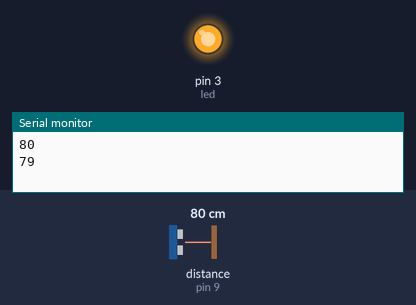
Bench run of a sketch on a simulated Arduino Uno, built with avr-gcc and run on an emulated ATmega328P. Shown: output pins drawn as LEDs (lit = HIGH), the last lines printed to the serial monitor. Wiring (inferred from the names in the program): ultrasonic range finder: trigger pin 10; echo pin 9. Dashed ring = blinking. The test bench sets the inputs (shaded band); at power-on: distance to the obstacle (sensor on pin 9) 80 cm. The echo pulse lasts 58.3 µs per cm; pins used as bus, display or sensor lines are not drawn.

Above: at 1.8 s.
1.9 s: distance to the obstacle (sensor on pin 9) set to 12 cm
At 2.1 s:
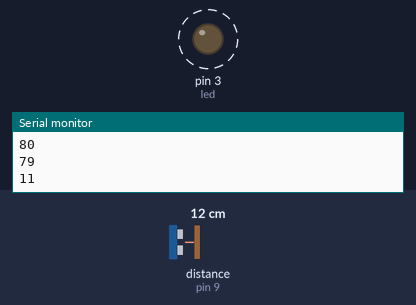
5.4 s: distance to the obstacle (sensor on pin 9) set to 9 cm
At 6.0 s:
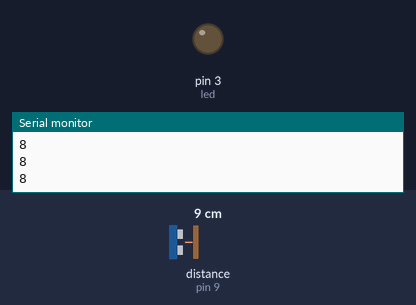
Timing chart, 0 to 8.4 s (numbered marks = the images above; inputs shaded):
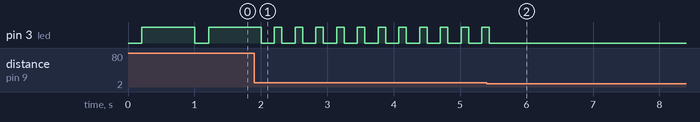

Measured:
- the behaviour switches between 11 and 10 cm on distance to the obstacle (sensor on pin 9) (found by bisection; images 1 and 2)
- after the input at 1.9 s, pin 3 (led): alternates HIGH for 0.11 s and LOW for 0.20 s, starting after 0.42 s
- after the input at 5.4 s, pin 3 (led): goes on until 5.4 s, then stays LOW

The sketch:

Sensor_UltraSonico.ino
```cpp
int trig = 10;
int eco = 9;
int led = 3;
int duracion;
int distancia;

void setup(){
	pinMode(trig, OUTPUT);
  	pinMode(eco, INPUT);
  	pinMode(led, OUTPUT);
  	Serial.begin(9600);
}

void loop(){
  digitalWrite(trig, HIGH);
  delay(1);
  digitalWrite(trig, LOW);
  duracion = pulseIn(eco, HIGH);
  distancia = duracion/58.2;
  Serial.println(distancia);
  delay(200);

  if(distancia >=10 && distancia <=300){
  	digitalWrite(led, HIGH);
    delay(distancia*10);
    digitalWrite(led, LOW);
  }
}
```
